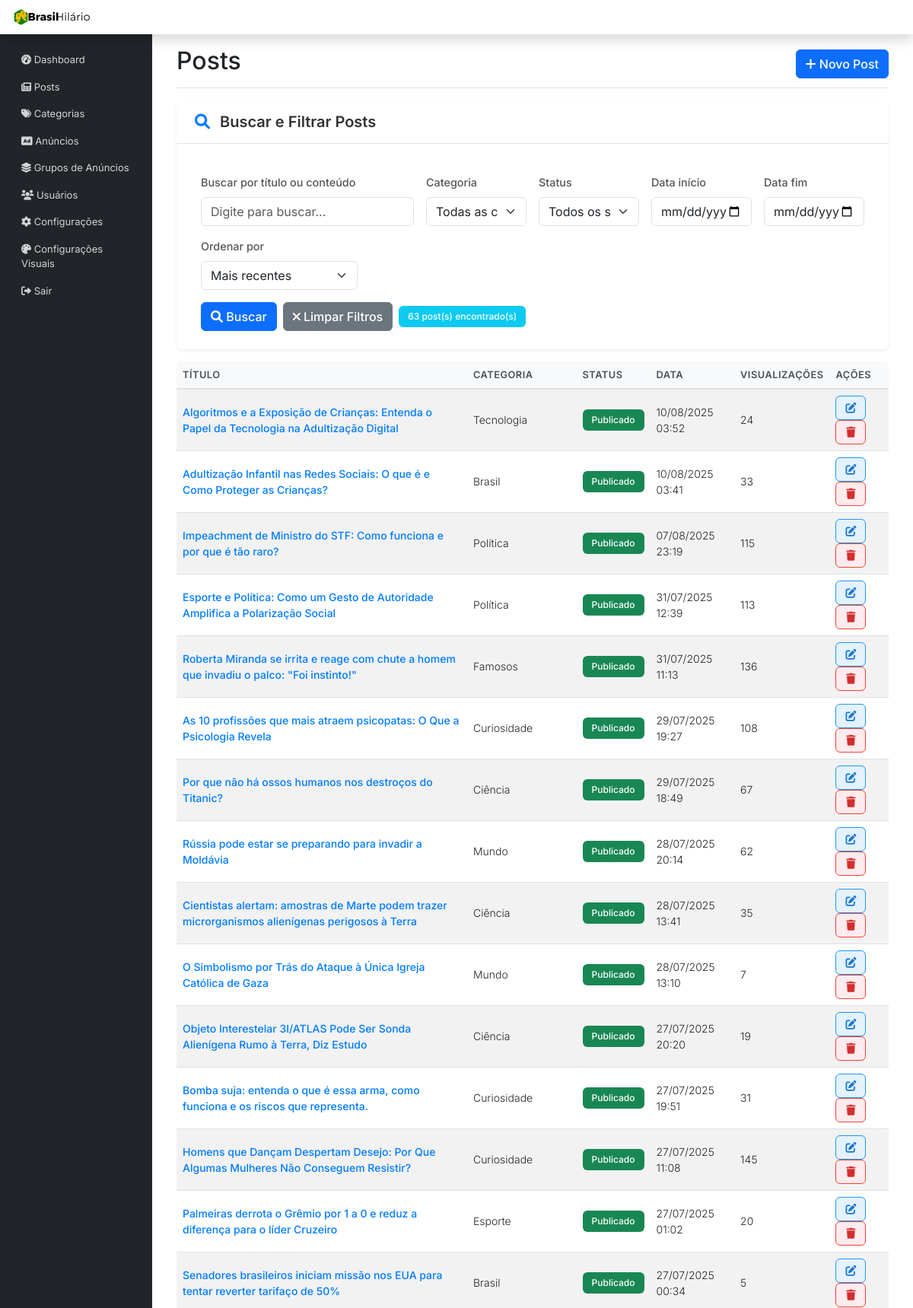
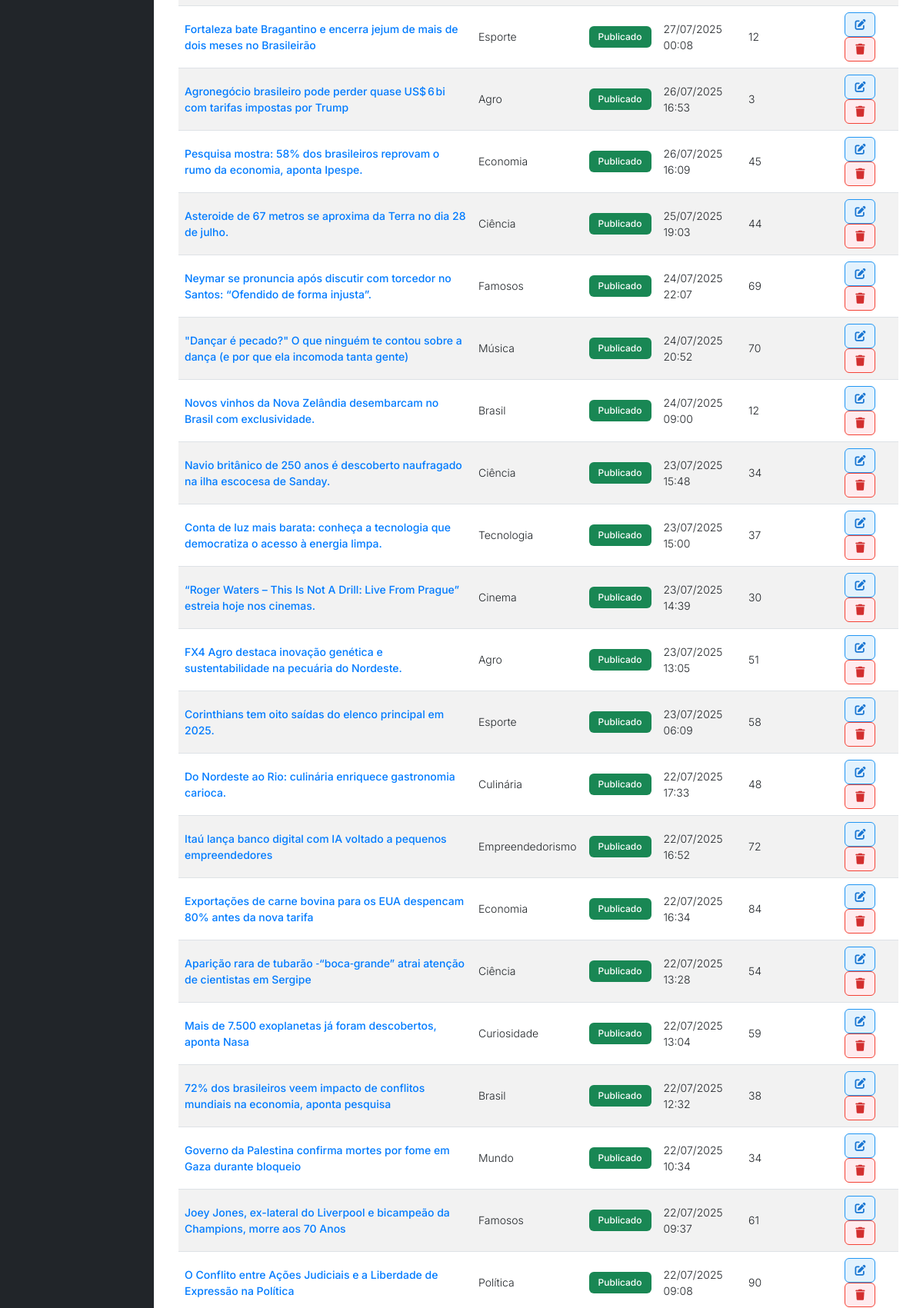
The app's page /admin/posts.php (signed in, upper part) with its own data (2 pictures, top to bottom).
### tables this page shows
CREATE TABLE `posts` (
  `id` int(11) NOT NULL,
  `titulo` varchar(255) NOT NULL,
  `resumo` text,
  `slug` varchar(255) NOT NULL,
  `conteudo` longtext NOT NULL,
  `editor_type` enum('tinymce','markdown') NOT NULL DEFAULT 'tinymce',
  `data_publicacao` datetime NOT NULL DEFAULT CURRENT_TIMESTAMP,
  `publicado` tinyint(1) NOT NULL DEFAULT '1',
  `imagem_destacada` varchar(255) DEFAULT NULL,
  `visualizacoes` int(11) NOT NULL DEFAULT '0',
  `categoria_id` int(11) NOT NULL,
  `autor_id` int(11) DEFAULT NULL,
  `criado_em` datetime DEFAULT CURRENT_TIMESTAMP,
  `atualizado_em` datetime DEFAULT CURRENT_TIMESTAMP ON UPDATE CURRENT_TIMESTAMP
);

CREATE TABLE `categorias` (
  `id` int(11) NOT NULL,
  `nome` varchar(100) NOT NULL,
  `slug` varchar(100) NOT NULL,
  `criada_em` datetime DEFAULT CURRENT_TIMESTAMP
);

### admin/posts.php (the view, shortened to what this page needs)
<?php
require_once '../includes/db.php';
$busca = $_GET['busca'] ?? '';
$data_inicio = $_GET['data_inicio'] ?? '';
$data_fim = $_GET['data_fim'] ?? '';
$ordenacao = $_GET['ordenacao'] ?? 'criado_em DESC';
$sql = "SELECT p.*, c.nome as categoria_nome
                         FROM posts p
                         LEFT JOIN categorias c ON p.categoria_id = c.id
        WHERE 1=1";
$params = [];
$sql .= " ORDER BY $ordenacao";
try {
    $stmt = $pdo->prepare($sql);
    $stmt->execute($params);
    $posts = $stmt->fetchAll(PDO::FETCH_ASSOC);
} catch (Exception $e) {
    die("Erro ao buscar posts: " . $e->getMessage());
}
include 'includes/header.php';
?>
<div class="d-flex justify-content-between flex-wrap flex-md-nowrap align-items-center pt-3 pb-2 mb-3 border-bottom">
    <h1 class="h2">Posts</h1>
    <div class="btn-toolbar mb-2 mb-md-0">
        <a href="novo-post.php" class="btn btn-primary">
            <i class="fas fa-plus"></i> Novo Post
        </a>
    </div>
</div>
            <div class="card mb-4">
                <div class="card-header">
                    <h5 class="mb-0"><i class="fas fa-search"></i> Buscar e Filtrar Posts</h5>
                </div>
                <div class="card-body">
                    <form method="GET" action="" class="row g-3">
                        <div class="col-md-4">
                            <label for="busca" class="form-label">Buscar por título ou conteúdo</label>
                            <input type="text" class="form-control" id="busca" name="busca"
                                   value="<?php echo htmlspecialchars($busca); ?>"
                                   placeholder="Digite para buscar...">
                        </div>
                        <div class="col-md-2">
                            <label for="categoria_id" class="form-label">Categoria</label>
                            <select class="form-select" id="categoria_id" name="categoria_id">
                                <option value="">Todas as categorias</option>
                            </select>
                        </div>
                        <div class="col-md-2">
                            <label for="status" class="form-label">Status</label>
                            <select class="form-select" id="status" name="status">
                                <option value="">Todos os status</option>
                            </select>
                        </div>
                        <div class="col-md-2">
                            <label for="data_inicio" class="form-label">Data início</label>
                            <input type="date" class="form-control" id="data_inicio" name="data_inicio"
                                   value="<?php echo htmlspecialchars($data_inicio); ?>">
                        </div>
                        <div class="col-md-2">
                            <label for="data_fim" class="form-label">Data fim</label>
                            <input type="date" class="form-control" id="data_fim" name="data_fim"
                                   value="<?php echo htmlspecialchars($data_fim); ?>">
                        </div>
                        <div class="col-md-3">
                            <label for="ordenacao" class="form-label">Ordenar por</label>
                            <select class="form-select" id="ordenacao" name="ordenacao">
                                <option value="criado_em DESC" <?php echo $ordenacao === 'criado_em DESC' ? 'selected' : ''; ?>>Mais recentes</option>
                            </select>
                        </div>
                        <div class="col-12">
                            <div class="d-flex gap-2">
                                <button type="submit" class="btn btn-primary">
                                    <i class="fas fa-search"></i> Buscar
                                </button>
                                <a href="posts.php" class="btn btn-secondary">
                                    <i class="fas fa-times"></i> Limpar Filtros
                                </a>
                                <span class="badge bg-info align-self-center">
                                    <?php echo count($posts); ?> post(s) encontrado(s)
                                </span>
                            </div>
                        </div>
                    </form>
                </div>
            </div>
            <div class="table-responsive">
                <table class="table table-striped table-hover">
                    <thead>
                        <tr>
                            <th>Título</th>
                            <th>Categoria</th>
                            <th>Status</th>
                            <th>Data</th>
                            <th>Visualizações</th>
                            <th>Ações</th>
                        </tr>
                    </thead>
                    <tbody>
                        <?php if (empty($posts)): ?>
                            <tr>
                                <td colspan="6" class="text-center text-muted py-4">
                                    <i class="fas fa-search fa-2x mb-3"></i>
                                    <p>Nenhum post encontrado com os filtros aplicados.</p>
                                    <a href="posts.php" class="btn btn-outline-primary btn-sm">Limpar filtros</a>
                                </td>
                            </tr>
                        <?php else: ?>
                        <?php foreach ($posts as $post): ?>
                            <tr>
                                <td>
                                    <a href="<?php echo BLOG_URL . '/post/' . $post['slug']; ?>" target="_blank">
                                        <?php echo htmlspecialchars($post['titulo']); ?>
                                    </a>
                                </td>
                                <td><?php echo htmlspecialchars($post['categoria_nome'] ?? 'Sem categoria'); ?></td>
                                <td>
                                    <?php if ($post['publicado']): ?>
                                        <span class="badge bg-success">Publicado</span>
                                    <?php else: ?>
                                        <span class="badge bg-secondary">Rascunho</span>
                                    <?php endif; ?>
                                </td>
                                <td><?php echo date('d/m/Y H:i', strtotime($post['criado_em'])); ?></td>
                                <td><?php echo number_format($post['visualizacoes'], 0, ',', '.'); ?></td>
                                <td>
                                    <a href="editar-post.php?id=<?php echo $post['id']; ?>" class="btn btn-sm btn-primary">
                                        <i class="fas fa-edit"></i>
                                    </a>
                                    <a href="excluir-post.php?id=<?php echo $post['id']; ?>"
                                       class="btn btn-sm btn-danger"
                                       onclick="return confirm('Tem certeza que deseja excluir este post?')">
                                        <i class="fas fa-trash"></i>
                                    </a>
                                </td>
                            </tr>
                        <?php endforeach; ?>
                        <?php endif; ?>
                    </tbody>
                </table>
            </div>
<?php include 'includes/footer.php'; ?>

### admin/css-custom/style-custom-adm.css (style rules this page uses)
html, body { height: 100%; }
body { display: flex; flex-direction: column; }
.row { flex: 1; display: flex; }
.col-md-9.ms-sm-auto.col-lg-10.px-md-4 > * { flex: 0 0 auto; }
.card { height: auto; display: block; }
.card-body { flex: none; }
.table-responsive { flex: none; display: block; }
.table { flex: none; }
form { flex: none; display: block; }
.d-flex.justify-content-between, .btn-group, .alert, .nav-tabs, .tab-content { flex: none; display: block; }
.row .col-md-12, .row .col-md-6, .row .col-md-4, .row .col-md-3 { flex: none; display: block; }
.d-flex { display: flex !important; }
.mb-3, .mb-4, .mb-5 { margin-bottom: 1rem !important; }
.btn-toolbar, .d-flex.justify-content-between { margin-top: 0; margin-bottom: 1rem; }
.card-header h5 { color: #333; font-weight: 600; }
.card-header h5 i { margin-right: 0.5rem; color: #007bff; }
.form-label { font-weight: 500; color: #555; font-size: 0.9rem; }
.form-control, .form-select { border-radius: 0.375rem; border: 1px solid #ced4da; transition: border-color 0.15s ease-in-out, box-shadow 0.15s ease-in-out; }
.btn { border-radius: 0.375rem; font-weight: 500; }
.badge { font-size: 0.875rem; padding: 0.5rem 0.75rem; }
.table { border-radius: 0.5rem; overflow: hidden; box-shadow: 0 0.125rem 0.25rem rgba(0, 0, 0, 0.075); }
.table thead th { background-color: #f8f9fa; border-bottom: 2px solid #dee2e6; font-weight: 600; color: #495057; text-transform: uppercase; font-size: 0.8rem; letter-spacing: 0.5px; }
.table tbody a { color: #007bff; text-decoration: none; font-weight: 500; }
.btn-sm { padding: 0.375rem 0.75rem; font-size: 0.875rem; border-radius: 0.375rem; font-weight: 500; transition: all 0.2s ease; border: 1px solid; display: inline-flex; align-items: center; justify-content: center; min-height: 32px; line-height: 1; }
.btn-sm + .btn-sm { margin-left: 0; }
.btn-sm i { color: inherit; display: inline-block; vertical-align: middle; line-height: 1; font-size: 0.875rem; width: 1em; height: 1em; text-align: center; }
.btn-sm.btn-primary { background-color: #e3f2fd; border-color: #2196f3; color: #1976d2; }
.btn-sm.btn-primary i { color: inherit; }
.btn-sm.btn-danger { background-color: #ffebee; border-color: #f44336; color: #d32f2f; }
.btn-sm.btn-danger i { color: inherit; }

### admin/includes/header.php (style rules this page uses)
body { font-family: 'Inter', sans-serif; }
.row { margin-left: 0; margin-right: 0; }
.container-fluid .row { margin: 0; }
.col-md-9.ms-sm-auto.col-lg-10.px-md-4 > * { width: 100%; max-width: 100%; }
html, body { height: 100%; }
body { display: flex; flex-direction: column; }
.row { flex: 1; display: flex; }
.col-md-9.ms-sm-auto.col-lg-10.px-md-4 > * { flex: 0 0 auto; }
.card, .table-responsive, form, .alert, .nav-tabs, .tab-content { flex: none; display: block; }
.row .col-md-12, .row .col-md-6, .row .col-md-4, .row .col-md-3 { flex: none; display: block; }
.d-flex { display: flex !important; }
.card { border: none; box-shadow: 0 0.125rem 0.25rem rgba(0, 0, 0, 0.075); border-radius: 0.5rem; }
.card-header { background-color: #fff; border-bottom: 1px solid #dee2e6; border-radius: 0.5rem 0.5rem 0 0 !important; padding: 1rem 1.5rem; }
.card-body { padding: 1.5rem; }
.table th { border-top: none; font-weight: 600; color: #495057; background-color: #f8f9fa; }
.table td { vertical-align: middle; }
.btn { border-radius: 0.375rem; font-weight: 500; }
.badge { font-size: 0.75rem; font-weight: 500; }
.form-control, .form-select { border-radius: 0.375rem; border: 1px solid #dee2e6; }

### records on screen
posts: titulo "Algoritmos e a Exposição de Crianças: Entenda o Papel da Tecnologia na Adultização Digital", categoria.nome "Tecnologia", publicado "Publicado", criado_em "10/08/2025 03:52", visualizacoes "24"
posts: titulo "Adultização Infantil nas Redes Sociais: O que é e Como Proteger as Crianças?", categoria.nome "Brasil", publicado "Publicado", criado_em "10/08/2025 03:41", visualizacoes "33"
posts: titulo "Impeachment de Ministro do STF: Como funciona e por que é tão raro?", categoria.nome "Política", publicado "Publicado", criado_em "07/08/2025 23:19", visualizacoes "115"
posts: titulo "Esporte e Política: Como um Gesto de Autoridade Amplifica a Polarização Social", categoria.nome "Política", publicado "Publicado", criado_em "31/07/2025 12:39", visualizacoes "113"
posts: titulo "Roberta Miranda se irrita e reage com chute a homem que invadiu o palco: \"Foi instinto!\"", categoria.nome "Famosos", publicado "Publicado", criado_em "31/07/2025 11:13", visualizacoes "136"
posts: titulo "As 10 profissões que mais atraem psicopatas: O Que a Psicologia Revela", categoria.nome "Curiosidade", publicado "Publicado", criado_em "29/07/2025 19:27", visualizacoes "108"
posts: titulo "Por que não há ossos humanos nos destroços do Titanic?", categoria.nome "Ciência", publicado "Publicado", criado_em "29/07/2025 18:49", visualizacoes "67"
posts: titulo "Rússia pode estar se preparando para invadir a Moldávia", categoria.nome "Mundo", publicado "Publicado", criado_em "28/07/2025 20:14", visualizacoes "62"
posts: titulo "Cientistas alertam: amostras de Marte podem trazer microrganismos alienígenas perigosos à Terra", categoria.nome "Ciência", publicado "Publicado", criado_em "28/07/2025 13:41", visualizacoes "35"
posts: titulo "O Simbolismo por Trás do Ataque à Única Igreja Católica de Gaza", categoria.nome "Mundo", publicado "Publicado", criado_em "28/07/2025 13:10", visualizacoes "7"
posts: titulo "Objeto Interestelar 3I/ATLAS Pode Ser Sonda Alienígena Rumo à Terra, Diz Estudo", categoria.nome "Ciência", publicado "Publicado", criado_em "27/07/2025 20:20", visualizacoes "19"
posts: titulo "Bomba suja: entenda o que é essa arma, como funciona e os riscos que representa.", categoria.nome "Curiosidade", publicado "Publicado", criado_em "27/07/2025 19:51", visualizacoes "31"
posts: titulo "Homens que Dançam Despertam Desejo: Por Que Algumas Mulheres Não Conseguem Resistir?", categoria.nome "Curiosidade", publicado "Publicado", criado_em "27/07/2025 11:08", visualizacoes "145"
posts: titulo "Palmeiras derrota o Grêmio por 1 a 0 e reduz a diferença para o líder Cruzeiro", categoria.nome "Esporte", publicado "Publicado", criado_em "27/07/2025 01:02", visualizacoes "20"
posts: titulo "Senadores brasileiros iniciam missão nos EUA para tentar reverter tarifaço de 50%", categoria.nome "Brasil", publicado "Publicado", criado_em "27/07/2025 00:34", visualizacoes "5"
posts: titulo "Fortaleza bate Bragantino e encerra jejum de mais de dois meses no Brasileirão", categoria.nome "Esporte", publicado "Publicado", criado_em "27/07/2025 00:08", visualizacoes "12"
posts: titulo "Agronegócio brasileiro pode perder quase US$ 6 bi com tarifas impostas por Trump", categoria.nome "Agro", publicado "Publicado", criado_em "26/07/2025 16:53", visualizacoes "3"
posts: titulo "Pesquisa mostra: 58% dos brasileiros reprovam o rumo da economia, aponta Ipespe.", categoria.nome "Economia", publicado "Publicado", criado_em "26/07/2025 16:09", visualizacoes "45"
posts: titulo "Asteroide de 67 metros se aproxima da Terra no dia 28 de julho.", categoria.nome "Ciência", publicado "Publicado", criado_em "25/07/2025 19:03", visualizacoes "44"
posts: titulo "Neymar se pronuncia após discutir com torcedor no Santos: “Ofendido de forma injusta”.", categoria.nome "Famosos", publicado "Publicado", criado_em "24/07/2025 22:07", visualizacoes "69"
posts: titulo "\"Dançar é pecado?\" O que ninguém te contou sobre a dança (e por que ela incomoda tanta gente)", categoria.nome "Música", publicado "Publicado", criado_em "24/07/2025 20:52", visualizacoes "70"
posts: titulo "Novos vinhos da Nova Zelândia desembarcam no Brasil com exclusividade.", categoria.nome "Brasil", publicado "Publicado", criado_em "24/07/2025 09:00", visualizacoes "12"
posts: titulo "Navio britânico de 250 anos é descoberto naufragado na ilha escocesa de Sanday.", categoria.nome "Ciência", publicado "Publicado", criado_em "23/07/2025 15:48", visualizacoes "34"
posts: titulo "Conta de luz mais barata: conheça a tecnologia que democratiza o acesso à energia limpa.", categoria.nome "Tecnologia", publicado "Publicado", criado_em "23/07/2025 15:00", visualizacoes "37"
posts: titulo "“Roger Waters – This Is Not A Drill: Live From Prague” estreia hoje nos cinemas.", categoria.nome "Cinema", publicado "Publicado", criado_em "23/07/2025 14:39", visualizacoes "30"
posts: titulo "FX4 Agro destaca inovação genética e sustentabilidade na pecuária do Nordeste.", categoria.nome "Agro", publicado "Publicado", criado_em "23/07/2025 13:05", visualizacoes "51"
posts: titulo "Corinthians tem oito saídas do elenco principal em 2025.", categoria.nome "Esporte", publicado "Publicado", criado_em "23/07/2025 06:09", visualizacoes "58"
posts: titulo "Do Nordeste ao Rio: culinária enriquece gastronomia carioca.", categoria.nome "Culinária", publicado "Publicado", criado_em "22/07/2025 17:33", visualizacoes "48"
posts: titulo "Itaú lança banco digital com IA voltado a pequenos empreendedores", categoria.nome "Empreendedorismo", publicado "Publicado", criado_em "22/07/2025 16:52", visualizacoes "72"
posts: titulo "Exportações de carne bovina para os EUA despencam 80% antes da nova tarifa", categoria.nome "Economia", publicado "Publicado", criado_em "22/07/2025 16:34", visualizacoes "84"
posts: titulo "Aparição rara de tubarão ‑“boca‑grande” atrai atenção de cientistas em Sergipe", categoria.nome "Ciência", publicado "Publicado", criado_em "22/07/2025 13:28", visualizacoes "54"
posts: titulo "Mais de 7.500 exoplanetas já foram descobertos, aponta Nasa", categoria.nome "Curiosidade", publicado "Publicado", criado_em "22/07/2025 13:04", visualizacoes "59"
posts: titulo "72% dos brasileiros veem impacto de conflitos mundiais na economia, aponta pesquisa", categoria.nome "Brasil", publicado "Publicado", criado_em "22/07/2025 12:32", visualizacoes "38"
posts: titulo "Governo da Palestina confirma mortes por fome em Gaza durante bloqueio", categoria.nome "Mundo", publicado "Publicado", criado_em "22/07/2025 10:34", visualizacoes "34"
posts: titulo "Joey Jones, ex-lateral do Liverpool e bicampeão da Champions, morre aos 70 Anos", categoria.nome "Famosos", publicado "Publicado", criado_em "22/07/2025 09:37", visualizacoes "61"
posts: titulo "O Conflito entre Ações Judiciais e a Liberdade de Expressão na Política", categoria.nome "Política", publicado "Publicado", criado_em "22/07/2025 09:08", visualizacoes "90"

### other values on screen
count($posts) "63"
